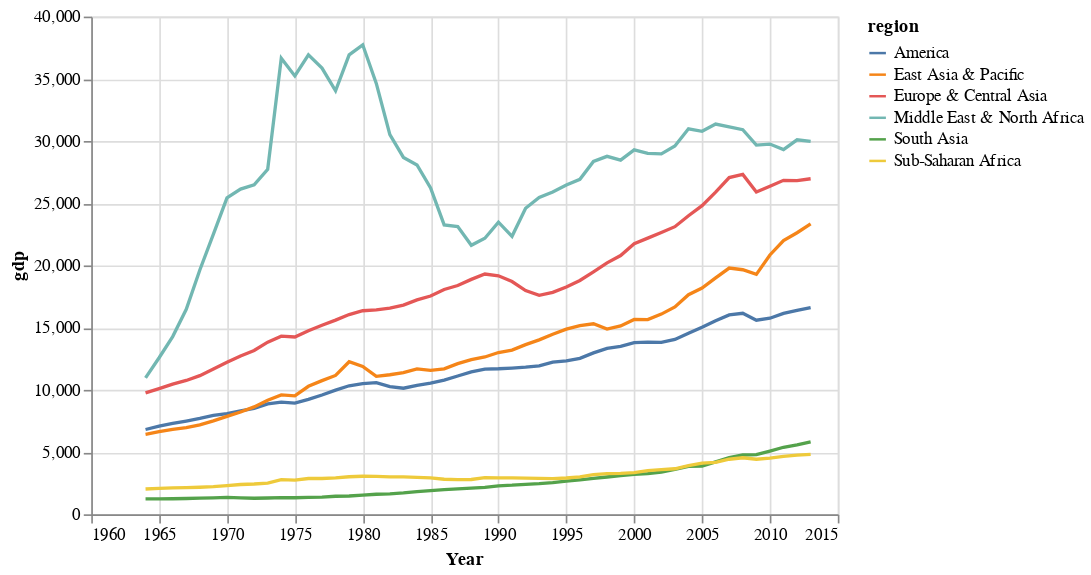

Notebook code for this chart:
### Code cell
brush = alt.selection_interval()  # selection of type "interval"
chart = alt.Chart(global_df).mark_line().encode(
    alt.X('Year:Q',axis=alt.Axis(format="")), #change the year take out comma
    color=alt.condition(brush, 'region:N', alt.value('lightgray')
    
    )
).properties(
    width=450,
    height=300
).add_selection(
    brush
)

chart.encode(y='gdp:Q')

### Figure 1 — Vega-Lite specification as saved in the notebook (floating-point values rounded to 4 significant figures; data arrays with more than 128 entries replaced by an {"elided": "..."} marker saying what was removed)
{"config": {"view": {"continuousWidth": 400, "continuousHeight": 300}}, "data": {"name": "data-6cbfb7cea25a893df7dc55906bece3e9"}, "mark": "line", "encoding": {"color": {"condition": {"field": "region", "type": "nominal", "selection": "selector126"}, "value": "lightgray"}, "x": {"axis": {"format": ""}, "field": "Year", "type": "quantitative"}, "y": {"field": "gdp", "type": "quantitative"}}, "height": 300, "selection": {"selector126": {"type": "interval"}}, "width": 450, "$schema": "https://vega.github.io/schema/vega-lite/v4.17.0.json", "datasets": {"data-6cbfb7cea25a893df7dc55906bece3e9": {"elided": "300 records"}}}
